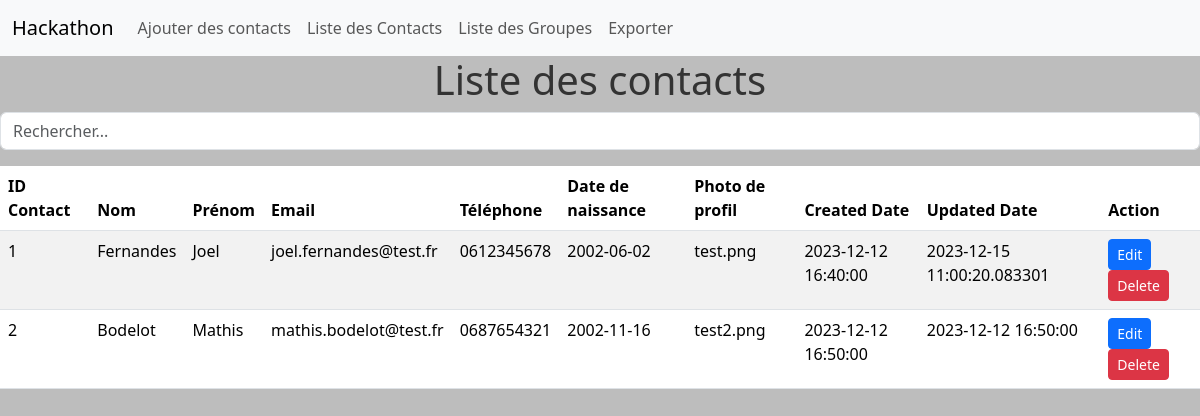
/contacts, run on an earlier commit of the app's database.
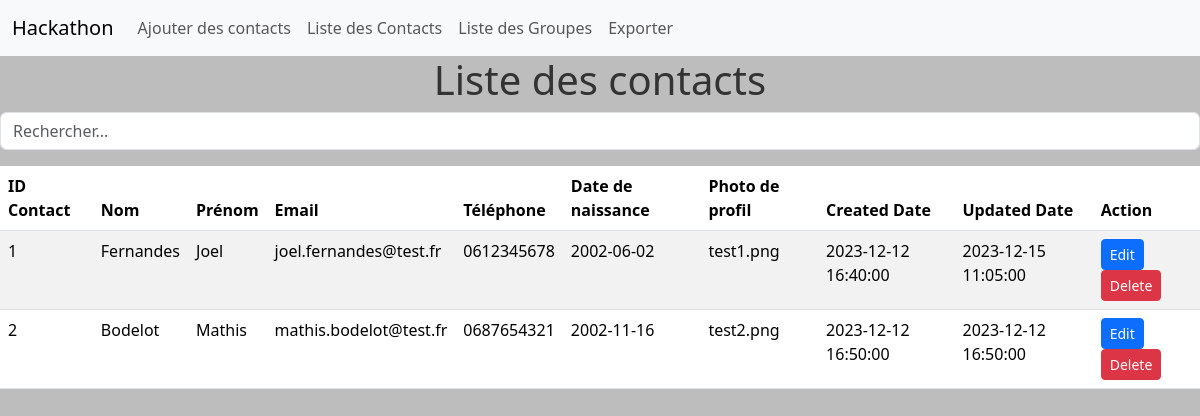
And on a later commit of the database.
### tables this page shows
CREATE TABLE Contact(
        id_contact     INTEGER PRIMARY KEY AUTOINCREMENT NOT NULL ,
        nom            Varchar (50) NOT NULL ,
        prenom         Varchar (50) NOT NULL ,
        e_mail         Varchar (100) NOT NULL ,
        tel            Varchar (20) NOT NULL ,
        date_naissance Date NOT NULL ,
        photo_profil   Varchar (250) NOT NULL ,
        created_date   Datetime NOT NULL ,
        updated_date   Datetime NOT NULL
);

### main.py (the view)
@app.route("/contacts")
def liste_contacts():
    query = "SELECT * FROM Contact"
    contacts = recup_bdd(query)
    return render_template('contactList.html', contacts=contacts)

### function.py (called while the page is built)
def connect_db():
    return sqlite3.connect('hackathon_bdd.sqlite')

def recup_bdd(query: str, doOne: bool = False):
    connection = connect_db()
    cursor = connection.cursor()
    cursor.execute(query)
    if doOne:
        result = cursor.fetchone()
    else:
        result = cursor.fetchall()
    connection.close()
    return result

### templates/contactList.html (shortened to what this page needs)
{% extends "layout/base.html" %}
{% block content %}
    {% include 'layout/navbar.html' %}
    <h1>Liste des contacts</h1>
    <div class="input-group mb-3">
        <input type="text" class="form-control" id="searchInput" placeholder="Rechercher...">
    </div>
    <table class="table table-striped" id="contactTable">
        <thead>
            <tr>
                <th data-column="3">ID Contact </th>
                <th data-column="0">Nom </th>
                <th data-column="1">Prénom </th>
                <th data-column="2">Email </th>
                <th data-column="4">Téléphone </th>
                <th data-column="5">Date de naissance </th>
                <th data-column="6">Photo de profil </th>
                <th data-column="7">Created Date </th>
                <th data-column="8">Updated Date </th>
                <th>Action</th>
            </tr>
        </thead>
        <tbody>
            {% for contact in contacts %}
                <tr class="contact-row">
                    <td>{{ contact[0] }}</td>
                    <td>{{ contact[1] }}</td>
                    <td>{{ contact[2] }}</td>
                    <td>{{ contact[3] }}</td>
                    <td>{{ contact[4] }}</td>
                    <td>{{ contact[5] }}</td>
                    <td>{{ contact[6] }}</td>
                    <td>{{ contact[7] }}</td>
                    <td>{{ contact[8] }}</td>
                    <td>
                        <a href="{{ url_for('edit_contact', contactId=contact[0]) }}" class="btn btn-primary btn-sm">
                            Edit
                        </a>
                        <a href="{{ url_for('delete_contact', contactId=contact[0]) }}" class="btn btn-danger btn-sm">
                            Delete
                        </a>
                    </td>
                </tr>
            {% endfor %}
        </tbody>
    </table>
{% endblock %}

### templates/layout/base.html (shortened to what this page needs)
<!DOCTYPE html>
<html lang="fr">
    <head>
        <link href="https://cdn.jsdelivr.net/npm/bootstrap@5.3.2/dist/css/bootstrap.min.css" rel="stylesheet">
        <link rel='stylesheet' href="{{ url_for('static', filename='styles.css') }}">
    </head>
    <body>
        {% block content %}{% endblock %}
    </body>
</html>

### templates/layout/navbar.html (shortened to what this page needs)
<nav class="navbar navbar-expand-lg navbar-light bg-light">
    <div class="container-fluid">
        <a class="navbar-brand" href="{{ url_for('index') }}">Hackathon</a>
        <div class="collapse navbar-collapse" id="navbarNav">
            <ul class="navbar-nav ml-auto">
                <li class="nav-item active">
                    <a class="nav-link" href="{{ url_for('ajouter_contact') }}">Ajouter des contacts</a>
                </li>
                <li class="nav-item">
                    <a class="nav-link" href="{{ url_for('liste_contacts') }}">Liste des Contacts</a>
                </li>
                <li class="nav-item">
                    <a class="nav-link" href="{{ url_for('liste_groupes') }}">Liste des Groupes</a>
                </li>
                <li class="nav-item">
                    <a class="nav-link" href="{{ url_for('export_csv') }}">Exporter</a>
                </li>
            </ul>
        </div>
    </div>
</nav>

### static/styles.css (style rules this page uses)
body { background: #bdbdbd; font-family: 'Segoe UI', Tahoma, Geneva, Verdana, sans-serif; }
h1 { text-align: center; color: #333; }

What changed in the data, as far as the page shows it:
changed Contact "Fernandes": photo_profil "test.png" → "test1.png"; updated_date "2023-12-15 11:00:20.083301" → "2023-12-15 11:05:00"
